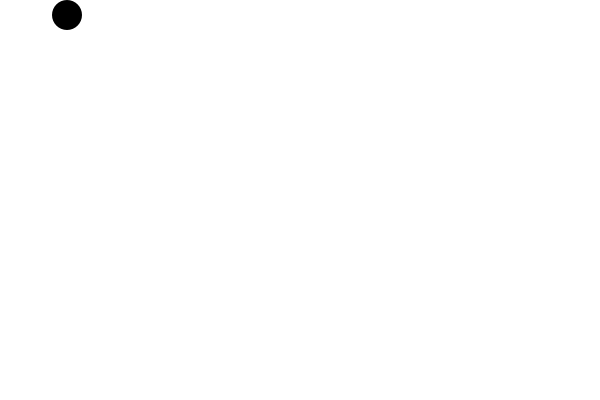
Frame 1 (no input)
Frame 60 (the mouse pressed at the canvas centre just before this capture): identical to frame 1, image omitted
Frame 120 (the mouse held since frame 60 and released just before this capture): identical to frame 1, image omitted

The Processing sketch that drew this single still picture (run headless with seeded random() and noise(); from frame 60 on, the mouse is pressed at the canvas centre):

// Processing sketch: irairaArea2
// ── irairaArea2.pde
class Circle {
  float x,y,s;
  Circle(float x,float y,float s) {
    this.x = x;
    this.y = y;
    this.s = s;
  }

  void draw(color c) {
    fill(c);
    ellipse(this.x,this.y,this.s,this.s);
  }
}

Circle player;
void setup() {
  size(600,400);
  player = new Circle(67,15,30);
}

void draw() {
  background(255);
  noStroke();
  player.draw(color(0));
}

void mouseMoved() {
  if (mouseX > player.s/2 &&
  mouseX < width-player.s/2 &&
  mouseY > player.s/2 &&
  mouseY < height-player.s/2) {
    player.x = mouseX;
    player.y = mouseY;
  }
}
